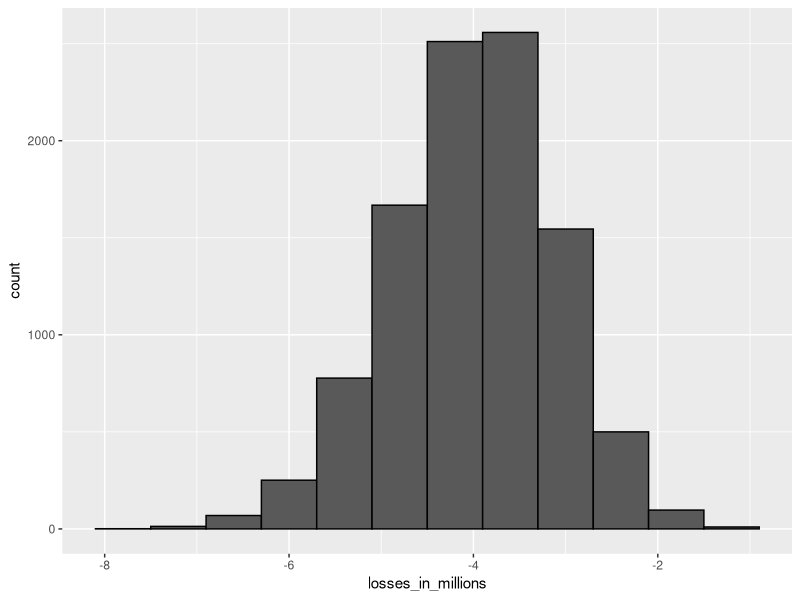

Write R code to recreate this figure.
#!/usr/bin/env Rscript
suppressPackageStartupMessages(library(tidyverse))

set.seed(1)
n <- 1000
loss_per_foreclosure <- -200000
p <- 0.02
defaults <- sample(c(0, 1), n, prob = c(1 - p, p), replace = TRUE)
sum(defaults * loss_per_foreclosure)

# Interest rate Monte Carlo simulation
B <- 10000
losses <- replicate(B, {
  defaults <- sample(c(0, 1), n, prob = c(1 - p, p), replace = TRUE)
  sum(defaults * loss_per_foreclosure)
})

data.frame(losses_in_millions = losses / 10^6) %>%
  ggplot(aes(losses_in_millions)) +
  geom_histogram(binwidth = 0.6, col = "black")

# expected value
n * (p * loss_per_foreclosure + (1 - p) * 0)
# standard error
sqrt(n) * abs(loss_per_foreclosure) * sqrt(p * (1 - p))

# Calculating interest rates for expected value of 0
# We can calculate the amount  to add to each loan so that the expected value is 0
# using the equation.
# Note that this equation is the definition of expected value given a loss per
# foreclosure l
# with foreclosure probability p  and profit x if there is no foreclosure
# (probability).
# We solve for -l * p / (1-p) and calculate x:
x <- -loss_per_foreclosure * p / (1 - p)
x
print("On a $180,000 loan, this equals an interest rate of:")
x / 180000

# Calculating interest rate for 1% probability of losing money
l <- loss_per_foreclosure
z <- qnorm(0.01)
x <- -l * (n * p - z * sqrt(n * p * (1 - p))) / (n * (1 - p) + z * sqrt(n * p * (1 - p)))
print("interest rate:")
x / 180000
print("expected value of the profit per loan")
loss_per_foreclosure * p + x * (1 - p)
print("expected value of the profit over n loans")
n * (loss_per_foreclosure * p + x * (1 - p))

B <- 100000
profit <- replicate(B, {
  draws <- sample(c(x, loss_per_foreclosure), n,
    prob = c(1 - p, p), replace = TRUE
  )
  sum(draws)
})
print("expected value of the profit over n loans")
mean(profit)
print("probability of loss from loans to bank:")
mean(profit < 0)
